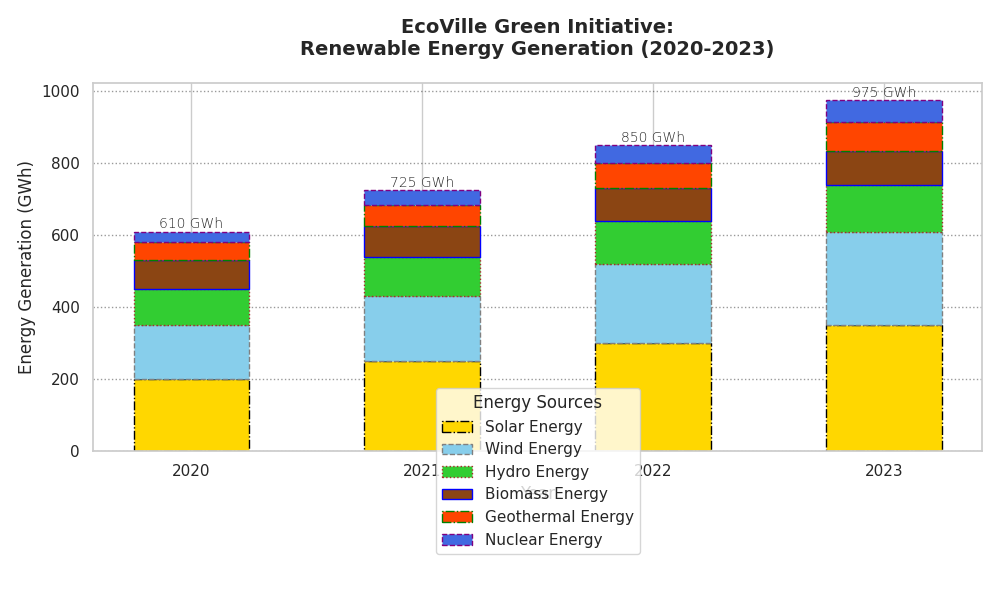

This figure's Python source:
import matplotlib.pyplot as plt
import numpy as np

# Updated data for energy generation in gigawatt-hours (GWh) with additional energy sources
years = ['2020', '2021', '2022', '2023']
solar_energy = [200, 250, 300, 350]
wind_energy = [150, 180, 220, 260]
hydro_energy = [100, 110, 120, 130]
biomass_energy = [80, 85, 90, 95]
geothermal_energy = [50, 60, 70, 80]
nuclear_energy = [30, 40, 50, 60]

# Colors for each energy source
colors = ['#ffd700', '#87ceeb', '#32cd32', '#8b4513', '#ff4500', '#4169e1']

# Create the figure and axis
fig, ax = plt.subplots(figsize=(10, 6))

# Plot stacked bars with altered stylistic elements
bar_width = 0.5
ax.bar(years, solar_energy, label='Solar Energy', color=colors[0], width=bar_width, edgecolor='black', linestyle='-.')
ax.bar(years, wind_energy, bottom=solar_energy, label='Wind Energy', color=colors[1], width=bar_width, edgecolor='grey', linestyle='--')
ax.bar(years, hydro_energy, bottom=np.array(solar_energy) + np.array(wind_energy), label='Hydro Energy', color=colors[2], width=bar_width, edgecolor='brown', linestyle=':')
ax.bar(years, biomass_energy, bottom=np.array(solar_energy) + np.array(wind_energy) + np.array(hydro_energy), label='Biomass Energy', color=colors[3], width=bar_width, edgecolor='blue', linestyle='-')
ax.bar(years, geothermal_energy, bottom=np.array(solar_energy) + np.array(wind_energy) + np.array(hydro_energy) + np.array(biomass_energy), label='Geothermal Energy', color=colors[4], width=bar_width, edgecolor='green', linestyle='-.')
ax.bar(years, nuclear_energy, bottom=np.array(solar_energy) + np.array(wind_energy) + np.array(hydro_energy) + np.array(biomass_energy) + np.array(geothermal_energy), label='Nuclear Energy', color=colors[5], width=bar_width, edgecolor='purple', linestyle='--')

# Set title and axis labels
ax.set_title('EcoVille Green Initiative:\nRenewable Energy Generation (2020-2023)', fontsize=14, fontweight='bold', pad=20)
ax.set_xlabel('Year', fontsize=12)
ax.set_ylabel('Energy Generation (GWh)', fontsize=12)

# Enable gridlines
ax.yaxis.grid(True, linestyle=':', color='black', alpha=0.4)

# Add legend
ax.legend(title="Energy Sources", loc='lower center', bbox_to_anchor=(0.5, -0.3), frameon=True)

# Annotate the total energy generation per year
for i, year in enumerate(years):
    total_energy = (solar_energy[i] + wind_energy[i] + hydro_energy[i] +
                    biomass_energy[i] + geothermal_energy[i] + nuclear_energy[i])
    ax.text(i, total_energy + 10, f'{total_energy} GWh', ha='center', fontsize=10, fontweight='light')

# Adjust layout
plt.tight_layout()

# Display the plot
plt.show()
